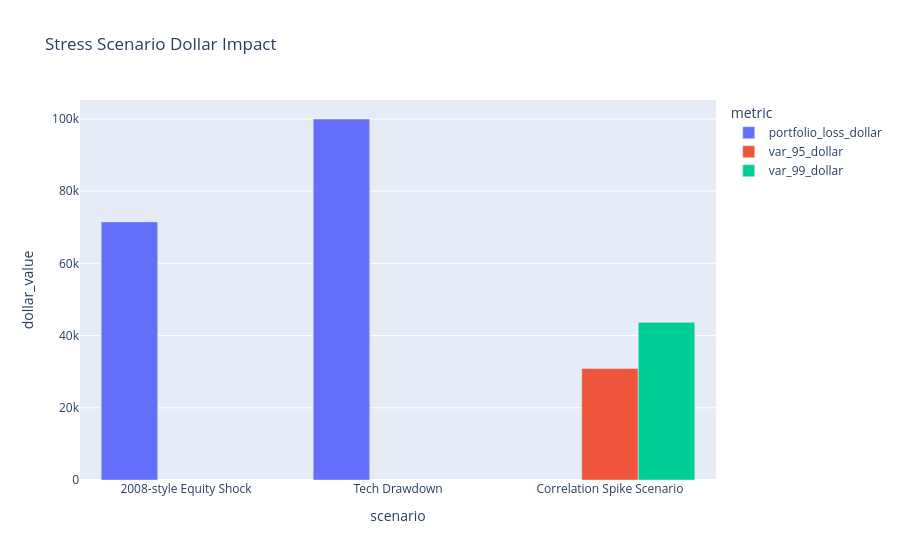

The code cell stored with this chart in its notebook:
### Code cell
# Scenario chart: compare dollar impact across stress scenarios.

scenario_chart = scenario_summary.melt(
    id_vars="scenario",
    value_vars=[col for col in ["portfolio_loss_dollar", "var_95_dollar", "var_99_dollar"] if col in scenario_summary.columns],
    var_name="metric",
    value_name="dollar_value",
).dropna()

px.bar(
    scenario_chart,
    x="scenario",
    y="dollar_value",
    color="metric",
    barmode="group",
    title="Stress Scenario Dollar Impact",
)

### Figure 1 — Plotly figure (JSON) as saved in the notebook; plotly's stock layout.template omitted (floating-point values rounded to 4 significant figures)
{"data": [{"alignmentgroup": "True", "hovertemplate": "metric=portfolio_loss_dollar<br>scenario=%{x}<br>dollar_value=%{y}<extra></extra>", "legendgroup": "portfolio_loss_dollar", "marker": {"color": "#636efa", "pattern": {"shape": ""}}, "name": "portfolio_loss_dollar", "offsetgroup": "portfolio_loss_dollar", "orientation": "v", "showlegend": true, "textposition": "auto", "type": "bar", "x": ["2008-style Equity Shock", "Tech Drawdown"], "xaxis": "x", "y": [71500.0, 100000.0], "yaxis": "y"}, {"alignmentgroup": "True", "hovertemplate": "metric=var_95_dollar<br>scenario=%{x}<br>dollar_value=%{y}<extra></extra>", "legendgroup": "var_95_dollar", "marker": {"color": "#EF553B", "pattern": {"shape": ""}}, "name": "var_95_dollar", "offsetgroup": "var_95_dollar", "orientation": "v", "showlegend": true, "textposition": "auto", "type": "bar", "x": ["Correlation Spike Scenario"], "xaxis": "x", "y": [30880.0], "yaxis": "y"}, {"alignmentgroup": "True", "hovertemplate": "metric=var_99_dollar<br>scenario=%{x}<br>dollar_value=%{y}<extra></extra>", "legendgroup": "var_99_dollar", "marker": {"color": "#00cc96", "pattern": {"shape": ""}}, "name": "var_99_dollar", "offsetgroup": "var_99_dollar", "orientation": "v", "showlegend": true, "textposition": "auto", "type": "bar", "x": ["Correlation Spike Scenario"], "xaxis": "x", "y": [43670.0], "yaxis": "y"}], "layout": {"barmode": "group", "legend": {"title": {"text": "metric"}, "tracegroupgap": 0}, "title": {"text": "Stress Scenario Dollar Impact"}, "xaxis": {"anchor": "y", "domain": [0, 1], "title": {"text": "scenario"}}, "yaxis": {"anchor": "x", "domain": [0, 1], "title": {"text": "dollar_value"}}}}
